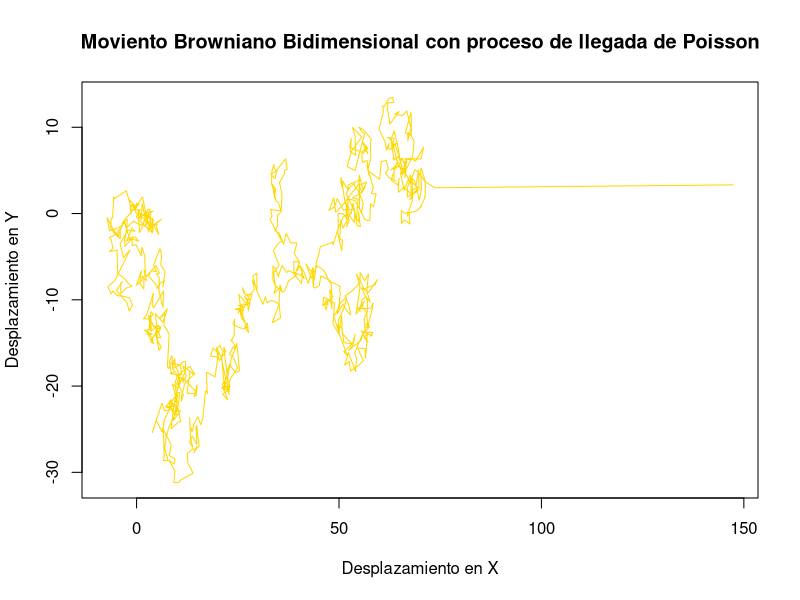

R code for this plot:
#Movimiento Browniano Bidimensional con proceso de llegada de Poisson
n=1000
xdis <- rnorm(n,0,1)
ydis <- rnorm(n,0,1)
xdis <- cumsum(xdis)
ydis <- cumsum(ydis)
at <- rpois(n,1)
for(i in n)
  if (at[i] !=0)
    xdis[i] <- xdis[i] * at[i]
    ydis[i] <- ydis[i] * at[i]
plot(xdis,ydis,type="l",main="Moviento Browniano Bidimensional con proceso de llegada de Poisson",
     xlab="Desplazamiento en X",ylab="Desplazamiento en Y", col="gold")
